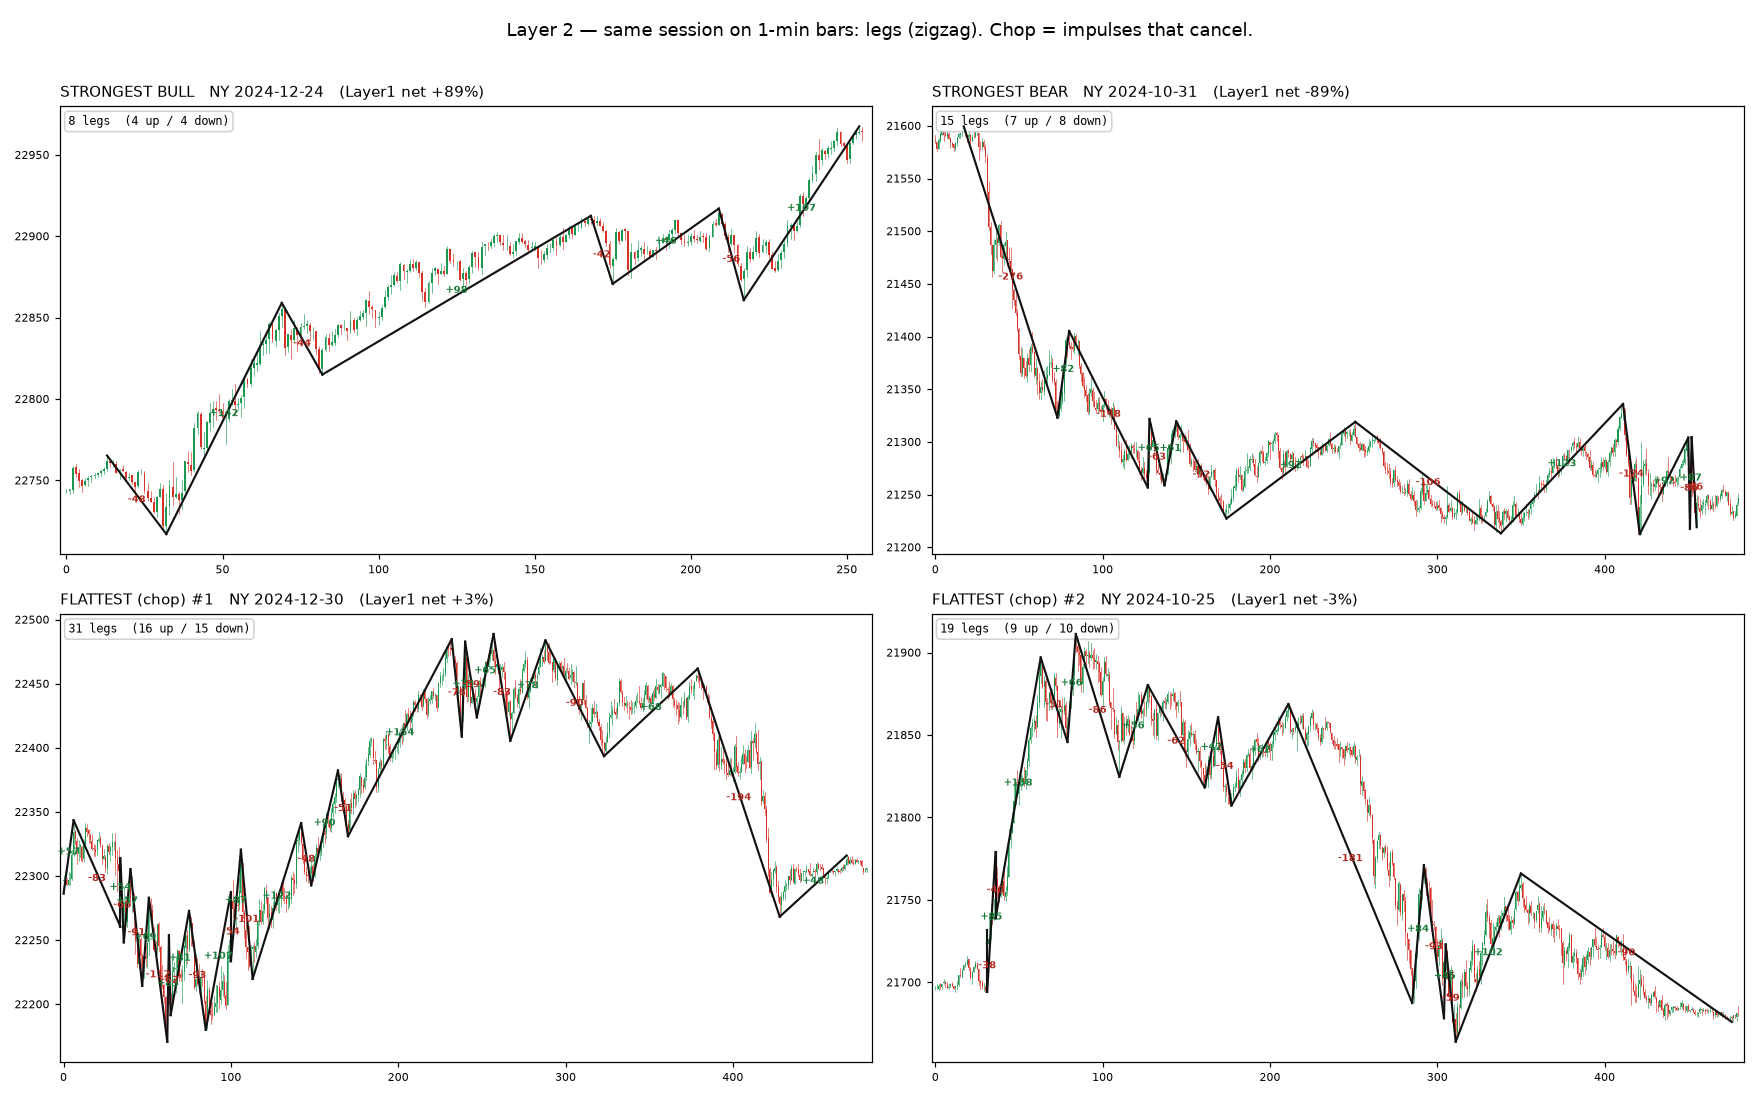

Python code for this plot:
"""experiments/layer2/session_legs.py — TEMP throwaway. Layer 2: legs within a session.

Takes a session (picked at Layer 1 on 5m) and runs the SAME engine — directional
legs + retracement — on its 1-MINUTE bars, to reveal the internal sequence Layer 1
collapses away. A session Layer 1 calls "chop" should decompose into
impulse -> range -> impulse -> range whose legs cancel out.

  - ZIGZAG: swing legs, where a leg only reverses after price retraces it by a
    threshold (= `swing_frac` of the session's range). Green up, red down.
  (Consolidation detection will be volume-profile-based next — the crude local-range
  boxes were removed.)

Plots the same 4 NY sessions as the Layer 1 anatomy (strongest bull/bear, 2 flattest)
so you can see zoomed-in structure vs the one-word Layer 1 verdict.

  python experiments/layer2/session_legs.py
"""
from __future__ import annotations

import argparse
import os
import sys

import matplotlib
matplotlib.use("Agg")
import matplotlib.pyplot as plt
from matplotlib.patches import Rectangle
import numpy as np
import pandas as pd

HERE = os.path.dirname(os.path.abspath(__file__))
REPO = os.path.dirname(os.path.dirname(os.path.dirname(HERE)))  # experiments/archive/... -> repo
sys.path.insert(0, REPO)
from src.indicators.sessions import session_instances  # noqa: E402


def zigzag(h, l, thr):
    """Threshold zigzag -> list of pivots (idx, price, 'H'|'L')."""
    n = len(h)
    piv = []
    up = None
    hi_i, lo_i = 0, 0
    for i in range(1, n):
        if h[i] > h[hi_i]:
            hi_i = i
        if l[i] < l[lo_i]:
            lo_i = i
        if up is None:
            if h[hi_i] - l[i] >= thr:
                piv.append((hi_i, h[hi_i], "H")); up = False; lo_i = i
            elif h[i] - l[lo_i] >= thr:
                piv.append((lo_i, l[lo_i], "L")); up = True; hi_i = i
        elif up:                              # looking for a swing high
            if h[i] > h[hi_i]:
                hi_i = i
            if h[hi_i] - l[i] >= thr:
                piv.append((hi_i, h[hi_i], "H")); up = False; lo_i = i
        else:                                 # looking for a swing low
            if l[i] < l[lo_i]:
                lo_i = i
            if h[i] - l[lo_i] >= thr:
                piv.append((lo_i, l[lo_i], "L")); up = True; hi_i = i
    # close with the running extreme
    if up:
        piv.append((hi_i, h[hi_i], "H"))
    elif up is False:
        piv.append((lo_i, l[lo_i], "L"))
    return piv


def plot_legs(ax, win, title, swing_frac):
    o, h, l, c = (win[k].values.astype(float) for k in ("open", "high", "low", "close"))
    n = len(c)
    srange = h.max() - l.min()

    for i in range(n):                          # candles
        cc = "#1a9850" if c[i] >= o[i] else "#d73027"
        ax.plot([i, i], [l[i], h[i]], color=cc, lw=0.4, zorder=2)
        ax.add_patch(Rectangle((i - 0.3, min(o[i], c[i])), 0.6, abs(c[i] - o[i]) or 0.01, color=cc, lw=0, zorder=2))

    piv = zigzag(h, l, swing_frac * srange)
    for k in range(1, len(piv)):
        (i0, p0, _), (i1, p1, _) = piv[k - 1], piv[k]
        up = p1 >= p0
        ax.plot([i0, i1], [p0, p1], color="#111", lw=1.4, zorder=4)
        ax.text((i0 + i1) / 2, (p0 + p1) / 2, f"{p1 - p0:+.0f}", fontsize=6.5, zorder=5,
                color="#1a7a3a" if up else "#b3261e", ha="center",
                va="bottom" if up else "top", weight="bold")

    n_up = sum(1 for k in range(1, len(piv)) if piv[k][1] >= piv[k - 1][1])
    n_dn = len(piv) - 1 - n_up
    ax.text(0.01, 0.98, f"{len(piv)-1} legs  ({n_up} up / {n_dn} down)",
            transform=ax.transAxes, va="top", fontsize=8, family="monospace",
            bbox=dict(boxstyle="round", fc="white", ec="#ccc", alpha=0.9))
    ax.set_title(title, fontsize=10, loc="left")
    ax.set_xlim(-2, n + 2)
    ax.tick_params(labelsize=7)


def pick_sessions(df5):
    ny = [s for s in session_instances(df5, 1_000_000) if s["session"] == "NY"]
    scored = []
    for s in ny:
        w = df5.iloc[s["start_pos"]:s["end_pos"] + 1]
        rng = float(w["high"].max() - w["low"].min()) or 1e-9
        netp = float(w["close"].iloc[-1] - w["open"].iloc[0]) / rng
        scored.append((netp, df5.index[s["start_pos"]], df5.index[s["end_pos"]]))
    scored.sort()
    flat = sorted(scored, key=lambda x: abs(x[0]))[:2]
    return [(scored[-1], "STRONGEST BULL"), (scored[0], "STRONGEST BEAR"),
            (flat[0], "FLATTEST (chop) #1"), (flat[1], "FLATTEST (chop) #2")]


def main():
    ap = argparse.ArgumentParser()
    ap.add_argument("--symbol", default="NQ")
    ap.add_argument("--start", default="2024-09-01")
    ap.add_argument("--swing_frac", type=float, default=0.15)
    args = ap.parse_args()

    d5 = pd.read_parquet(os.path.join(REPO, "data", args.symbol, f"{args.symbol}_5m.parquet"))
    d1 = pd.read_parquet(os.path.join(REPO, "data", args.symbol, f"{args.symbol}_1m.parquet"))
    d5 = d5.loc[d5.index >= pd.Timestamp(args.start, tz="UTC")]
    d1 = d1.loc[d1.index >= pd.Timestamp(args.start, tz="UTC")]

    picks = pick_sessions(d5)
    fig, axes = plt.subplots(2, 2, figsize=(16, 10))
    for ((netp, t0, t1), label), ax in zip(picks, axes.ravel()):
        win = d1.loc[(d1.index >= t0) & (d1.index <= t1 + pd.Timedelta("5min"))]
        plot_legs(ax, win, f"{label}   NY {t0.date()}   (Layer1 net {netp:+.0%})",
                  args.swing_frac)
    fig.suptitle("Layer 2 — same session on 1-min bars: legs (zigzag). "
                 "Chop = impulses that cancel.", fontsize=12)
    fig.tight_layout(rect=[0, 0, 1, 0.97])
    out = os.path.join(HERE, "session_legs.png")
    fig.savefig(out, dpi=110)
    print("wrote", out)


if __name__ == "__main__":
    main()
